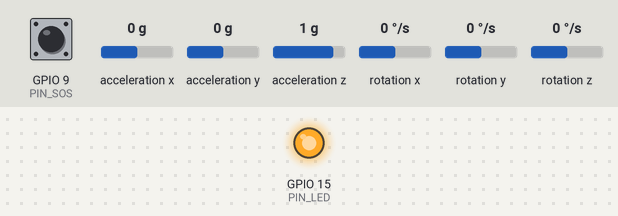
Bench run of a sketch on a simulated ESP32-C6. Shown: output pins drawn as LEDs (lit = HIGH). Wiring (inferred from the names in the program): MPU-6050 motion sensor at I2C address 0x68. Dashed ring = blinking. Inputs (shaded band) come from the test bench; at power-on: GPIO 9 (PIN_SOS) HIGH, acceleration z 1 g, acceleration x 0 g, acceleration y 0 g, rotation x 0 °/s, rotation y 0 °/s, rotation z 0 °/s. WiFi joins after 1.5 s; servers stay silent unless stated; what the sketch prints to the serial monitor is not drawn.

Above: at 1.4 s.
At 4.1 s:
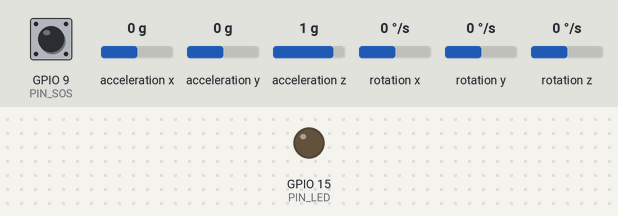
4.2 s: GPIO 9 (PIN_SOS) pulled LOW for 3.2 s
At 5.32 s:
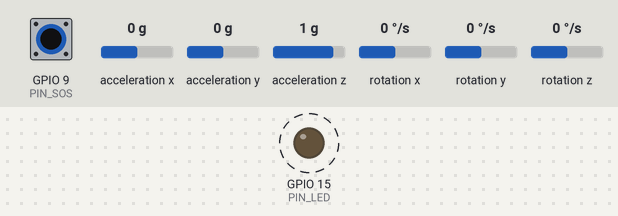
8.9 s: acceleration z set to 0.4 g
10.4 s: acceleration z set to 0.1 g
Timing chart, 0 to 13.4 s (numbered marks = the images above; inputs shaded):
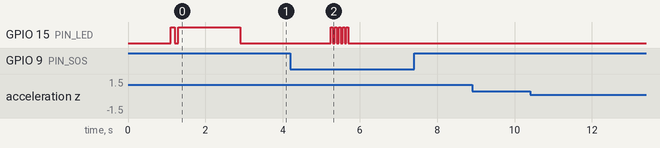

Measured:
- after the input at 4.2 s, GPIO 15 (PIN_LED): alternates HIGH for 0.05 s and LOW for 0.05 s, 10 changes in all, then stays LOW, starting after 1.1 s
- after the input at 8.9 s, every drawn part: stays the same
- after the input at 10.4 s, every drawn part: stays the same

The sketch:

SensorNode.ino
```cpp
/**
 * Fall Detection Sensor Node - ESP32-C6
 *
 * Reads MPU6050 accelerometer/gyroscope data
 * Detects falls and sends data to Base Station via WiFi TCP
 *
 * Hardware:
 * - MPU6050: SDA=GPIO0, SCL=GPIO1
 * - Status LED: GPIO15
 */

#include <Arduino.h>
#include <Wire.h>
#include <WiFi.h>
#include <esp_wifi.h>

// ============== CONFIGURATION ==============
#define VERSION "1.1-DEBUG"

// WiFi - Connect to Base Station AP
const char* WIFI_SSID = "FALLDETECT_BASE";
const char* WIFI_PASS = "falldetect1234";
const char* SERVER_IP = "192.168.4.1";  // ESP32-S3 AP default IP
const int SERVER_PORT = 8080;

// Pins
#define PIN_SDA 0
#define PIN_SCL 1
#define PIN_LED 15  // Status LED
#define PIN_SOS 9  // SOS Button

// MPU6050
#define MPU_ADDR 0x68
#define SAMPLE_RATE_MS 20  // 50Hz

// Fall detection thresholds (tuned to reduce false alarms)
#define IMPACT_THRESHOLD 3.0     // g - Significant impact (was 2.5)
#define FREEFALL_THRESHOLD 0.3   // g - Free fall detection
#define STILLNESS_THRESHOLD 0.25 // g - Post-impact stillness
#define STILLNESS_SAMPLES 25     // ~0.5 seconds at 50Hz
#define CONFIRMATION_WINDOW 3000 // ms - Window to confirm fall
#define COOLDOWN_PERIOD 10000    // ms - Prevent rapid retriggering
#define ORIENT_THRESHOLD 120.0   // deg/s - Orientation change rate for fall signature

// ============== GLOBALS ==============
WiFiClient client;
bool connected = false;
unsigned long lastSample = 0;
unsigned long lastReconnect = 0;
unsigned long lastDebugPrint = 0;

// SOS Button
unsigned long sosPressTime = 0;
bool sosTriggered = false;

// Accelerometer data
float ax, ay, az;
float gx, gy, gz;
float totalAccel;

// Fall detection
int fallDetected = 0;      // 0=none, 1=possible, 2=confirmed
float impactMagnitude = 0;
unsigned long impactTime = 0;
int stillnessCount = 0;

// Orientation tracking (gyro integration)
float orientChange = 0;    // Integrated orientation change magnitude (deg/s)
float peakOrient = 0;      // Peak orientation change during fall event

void blink(int times, int delayMs) {
    for (int i=0; i<times; i++) {
        digitalWrite(PIN_LED, LOW); // LED ON (active low?) or HIGH? S3 Zero is RGB, C6 SuperMini is usually GPIO8 active low?
        // Docs say GPIO8 is LED. Usually active LOW on these minis.
        digitalWrite(PIN_LED, LOW);
        delay(delayMs);
        digitalWrite(PIN_LED, HIGH);
        delay(delayMs);
    }
}

// ============== MPU6050 ==============
bool initMPU6050() {
    Serial.print("Init MPU6050 on SDA=");
    Serial.print(PIN_SDA);
    Serial.print(" SCL=");
    Serial.println(PIN_SCL);

    Wire.beginTransmission(MPU_ADDR);
    Wire.write(0x6B);  // PWR_MGMT_1
    Wire.write(0x00);  // Wake up
    uint8_t err = Wire.endTransmission();

    if (err != 0) {
        Serial.printf("❌ I2C Error: %d\n", err);
        return false;
    }

    // Configure accelerometer ±8g
    Wire.beginTransmission(MPU_ADDR);
    Wire.write(0x1C);
    Wire.write(0x10);  // ±8g
    Wire.endTransmission();

    // Configure gyroscope ±500°/s
    Wire.beginTransmission(MPU_ADDR);
    Wire.write(0x1B);
    Wire.write(0x08);  // ±500°/s
    Wire.endTransmission();

    // Low-pass filter
    Wire.beginTransmission(MPU_ADDR);
    Wire.write(0x1A);
    Wire.write(0x03);  // ~43Hz bandwidth
    Wire.endTransmission();

    Serial.println("✅ MPU6050 Configured");
    return true;
}

void readMPU6050() {
    Wire.beginTransmission(MPU_ADDR);
    Wire.write(0x3B);  // Start at ACCEL_XOUT_H
    if (Wire.endTransmission(false) != 0) {
        Serial.println("I2C Read Error");
        return;
    }

    Wire.requestFrom(MPU_ADDR, 14, true);
    if (Wire.available() < 14) {
        // Serial.println("Incomplete I2C data");
        return;
    }

    int16_t raw_ax = (Wire.read() << 8) | Wire.read();
    int16_t raw_ay = (Wire.read() << 8) | Wire.read();
    int16_t raw_az = (Wire.read() << 8) | Wire.read();
    int16_t raw_temp = (Wire.read() << 8) | Wire.read();
    int16_t raw_gx = (Wire.read() << 8) | Wire.read();
    int16_t raw_gy = (Wire.read() << 8) | Wire.read();
    int16_t raw_gz = (Wire.read() << 8) | Wire.read();

    // Convert to physical units
    ax = raw_ax / 4096.0;
    ay = raw_ay / 4096.0;
    az = raw_az / 4096.0;

    gx = raw_gx / 65.5;
    gy = raw_gy / 65.5;
    gz = raw_gz / 65.5;

    totalAccel = sqrt(ax*ax + ay*ay + az*az);

    if (millis() - lastDebugPrint > 2000) {
         Serial.printf("MPU: ax=%.2f ay=%.2f az=%.2f Total=%.2fg\n", ax, ay, az, totalAccel);
         lastDebugPrint = millis();
    }
}

// ============== FALL DETECTION (Improved Algorithm + Gyro) ==============
void detectFall() {
    unsigned long now = millis();
    static float prevAccel = 1.0;
    static unsigned long lastFallTime = 0;
    static bool freeFallPhase = false;
    static unsigned long freeFallStart = 0;

    // Track orientation change from gyroscope (body rotation)
    // Magnitude of angular velocity vector (deg/s)
    float gyroMag = sqrt(gx*gx + gy*gy + gz*gz);

    // Exponential moving average of orientation change
    orientChange = orientChange * 0.7 + gyroMag * 0.3;

    // Track peak during a fall event
    if (fallDetected >= 1) {
        if (gyroMag > peakOrient) peakOrient = gyroMag;
    }

    // Cooldown: prevent rapid retriggering
    if (now - lastFallTime < COOLDOWN_PERIOD && fallDetected == 0) {
        return;
    }

    // Calculate acceleration change rate
    float accelChange = abs(totalAccel - prevAccel);
    prevAccel = totalAccel;

    // Phase 1: Detect free-fall (< 0.3g for brief moment)
    if (totalAccel < FREEFALL_THRESHOLD && !freeFallPhase && fallDetected == 0) {
        freeFallPhase = true;
        freeFallStart = now;
        Serial.println("⚠️ Free-fall phase started");
    }

    // Phase 2: Impact Analysis
    if (totalAccel > IMPACT_THRESHOLD && fallDetected == 0) {
        bool hadFreeFall = freeFallPhase && (now - freeFallStart < 500);
        bool isHardImpact = totalAccel > 5.0;
        bool hadRotation = orientChange > ORIENT_THRESHOLD; // Significant body rotation

        // Trigger if: (FreeFall + Impact) OR (Very Hard Impact) OR (Rotation + Impact)
        if (hadFreeFall || isHardImpact || hadRotation) {
            fallDetected = 1;
            impactMagnitude = totalAccel;
            impactTime = now;
            stillnessCount = 0;
            peakOrient = gyroMag; // Start tracking peak

            if (hadFreeFall && hadRotation) {
                Serial.printf("⚠️ Full Fall: FreeFall→Rotation(%.0f°/s)→Impact(%.2fg)\n", orientChange, totalAccel);
                impactMagnitude *= 1.4; // Highest confidence boost
            } else if (hadFreeFall) {
                Serial.printf("⚠️ Fall: FreeFall→Impact(%.2fg)\n", totalAccel);
                impactMagnitude *= 1.2;
            } else if (hadRotation) {
                Serial.printf("⚠️ Fall: Rotation(%.0f°/s)→Impact(%.2fg)\n", orientChange, totalAccel);
                impactMagnitude *= 1.1;
            } else {
                Serial.printf("⚠️ Hard Impact(%.2fg) no FreeFall/Rotation\n", totalAccel);
            }
        } else {
            Serial.printf("ℹ️ Impact(%.2fg) ignored - No FreeFall/Rotation\n", totalAccel);
        }
        freeFallPhase = false;
    }

    // Reset free-fall if time expires
    if (freeFallPhase && now - freeFallStart > 600) {
        freeFallPhase = false;
    }

    // Phase 3: Check for post-impact stillness (confirmation)
    if (fallDetected == 1) {
        float movement = abs(totalAccel - 1.0);

        if (movement < STILLNESS_THRESHOLD) {
            stillnessCount++;
        } else {
            stillnessCount = max(0, stillnessCount - 3);
        }

        // Confirm fall if still for ~0.5 seconds
        if (stillnessCount >= STILLNESS_SAMPLES) {
            fallDetected = 2;
            lastFallTime = now;
            Serial.printf("🚨 FALL CONFIRMED! (PeakRotation: %.0f°/s)\n", peakOrient);
        }

        // Cancel if no stillness within confirmation window
        if (now - impactTime > CONFIRMATION_WINDOW && fallDetected == 1) {
            Serial.println("✓ Impact cleared (no stillness)");
            fallDetected = 0;
            impactMagnitude = 0;
            stillnessCount = 0;
            peakOrient = 0;
        }
    }

    // Phase 4: Auto-clear confirmed fall after 5 seconds
    if (fallDetected == 2 && now - impactTime > 5000) {
        fallDetected = 0;
        impactMagnitude = 0;
        peakOrient = 0;
    }
}

// ============== NETWORKING ==============
void connectWiFi() {
    if (WiFi.status() == WL_CONNECTED) return;

    Serial.printf("\nConnecting to SSID: %s\n", WIFI_SSID);

    WiFi.mode(WIFI_STA);
    esp_wifi_set_ps(WIFI_PS_NONE);  // Disable power saving for fast response
    WiFi.setTxPower(WIFI_POWER_19_5dBm);  // Max TX power
    WiFi.begin(WIFI_SSID, WIFI_PASS);

    // Non-blocking wait: max 5 seconds (was 15s)
    int attempts = 0;
    while (WiFi.status() != WL_CONNECTED && attempts < 10) {
        delay(500);
        Serial.print(".");
        attempts++;
    }

    if (WiFi.status() == WL_CONNECTED) {
        Serial.println("\n✅ WiFi Connected!");
        Serial.print("IP: ");
        Serial.println(WiFi.localIP());
    } else {
        Serial.printf("\n❌ WiFi Fail. Status: %d\n", WiFi.status());
    }
}

void connectServer() {
    if (client.connected()) return;

    if (WiFi.status() != WL_CONNECTED) {
        connected = false;
        return;
    }

    Serial.printf("Connecting to Base Station (%s:%d)... ", SERVER_IP, SERVER_PORT);
    client.setTimeout(2);  // 2s connect timeout (fast fail)
    if (client.connect(SERVER_IP, SERVER_PORT)) {
        client.setNoDelay(true);  // Disable Nagle — send IMU data immediately
        Serial.println("✅ OK");
        connected = true;
    } else {
        Serial.println("❌ Fail");
        connected = false;
    }
}

void sendData() {
    if (!connected) return;

    char json[256];
    snprintf(json, sizeof(json),
        "{\"ax\":%.2f,\"ay\":%.2f,\"az\":%.2f,"
        "\"gx\":%.1f,\"gy\":%.1f,\"gz\":%.1f,"
        "\"fall\":%d,\"impact\":%.2f,\"orient\":%.1f}\n",
        ax, ay, az, gx, gy, gz, fallDetected, impactMagnitude, peakOrient);

    if (client.print(json) == 0) {
        Serial.println("❌ Send Failed");
        client.stop();
        connected = false;
    }
}

// ============== SETUP ==============
void setup() {
    Serial.begin(115200);
    delay(1000); // Shorter startup delay
    Serial.println("\n=== Fall Detection Sensor Node v" VERSION " ===");

    pinMode(PIN_LED, OUTPUT);
    digitalWrite(PIN_LED, HIGH); // Off

    // I2C
    Wire.begin(PIN_SDA, PIN_SCL);
    pinMode(PIN_SOS, INPUT_PULLUP);

    if (initMPU6050()) {
        blink(2, 100);
    } else {
        Serial.println("❌ MPU6050 FAIL - Check Wiring! Continuing to WiFi...");
    }

    connectWiFi();
    Serial.println("Ready loop...");
}

// ============== LOOP ==============
void loop() {
    unsigned long now = millis();

    // SOS Button Handling
    if (digitalRead(PIN_SOS) == LOW) {
        if (sosPressTime == 0) sosPressTime = now;

        if (now - sosPressTime > 1000 && !sosTriggered) {
             sosTriggered = true;
             // Force severe fall (High severity = lower timeout)
             // S3 logic: Timeout = 30s - (Severity * 25s)
             // We want 5s timeout -> Severity 1.0 -> Impact 5.0g
             fallDetected = 2; // Confirmed
             impactMagnitude = 6.0;
             Serial.println("🚨 SOS TRIGGERED!");
             blink(5, 50);
        }
    } else {
        sosPressTime = 0;
        sosTriggered = false;
    }

    // Non-blocking reconnect: only try every 3 seconds (was 5s with full blocking scan)
    if (now - lastReconnect > 3000) {
        lastReconnect = now;
        if (WiFi.status() != WL_CONNECTED) {
            // Quick non-blocking reconnect attempt
            WiFi.disconnect(false);
            WiFi.begin(WIFI_SSID, WIFI_PASS);
        } else if (!client.connected()) {
            connectServer();
        }
    }

    if (now - lastSample >= SAMPLE_RATE_MS) {
        lastSample = now;
        readMPU6050();
        detectFall();
        sendData();
    }

    // LED Status Indication
    // Solid ON = Connected to server
    // Slow blink = WiFi OK, no server
    // Fast blink = No WiFi
    static unsigned long lastLedToggle = 0;
    if (connected) {
        digitalWrite(PIN_LED, LOW);  // Solid ON (active low)
    } else if (WiFi.status() == WL_CONNECTED) {
        // Slow blink - WiFi OK, no server
        if (now - lastLedToggle > 500) {
            digitalWrite(PIN_LED, !digitalRead(PIN_LED));
            lastLedToggle = now;
        }
    } else {
        // Fast blink - No WiFi
        if (now - lastLedToggle > 100) {
            digitalWrite(PIN_LED, !digitalRead(PIN_LED));
            lastLedToggle = now;
        }
    }
}
```
